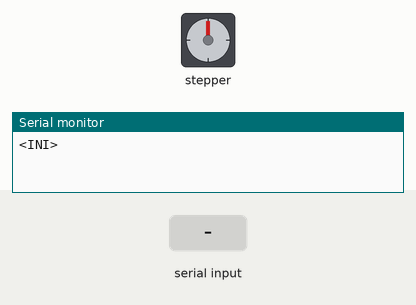
This sketch was run on a simulated Arduino Uno, built with avr-gcc and run on an emulated ATmega328P. On the bench: stepper motor, the last lines printed to the serial monitor. The inputs (shaded band) are chosen by the test bench. Stepper angles assume 200 steps per turn.

Above: at 1.2 s.
1.3 s: "<OPE>" received over Serial
At 1.45 s:
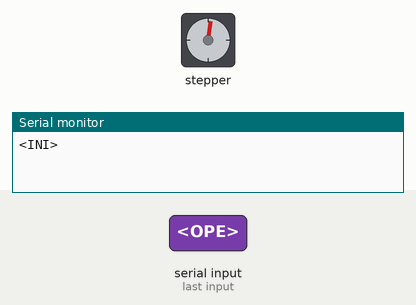
At 1.98 s:
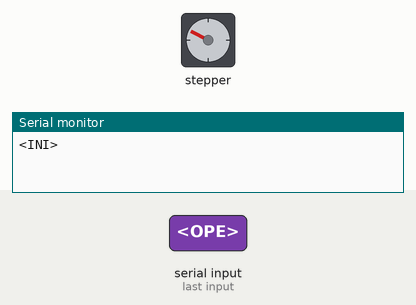
6.5 s: "<CLS>" received over Serial
At 6.65 s:
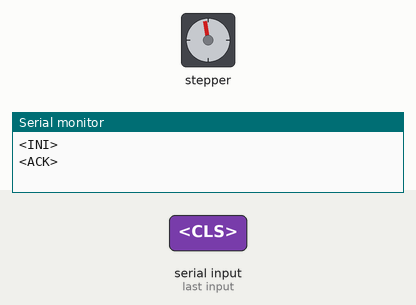
Timing chart, 0 to 9.5 s (numbered marks = the images above; inputs shaded):
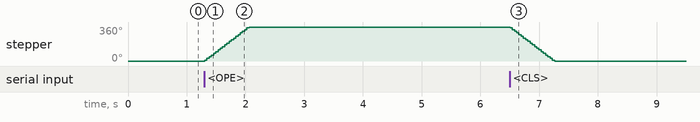

The sketch:

stepper_shutter_control.ino
```cpp
//=========================================================
// Stepper Motor Shutter Controller
// Controls a stepper-motor-based shutter via serial commands
//=========================================================

#include <Stepper.h>

//========================== Constants ==========================
const int STEPS_TO_MOVE = 200;         // Number of steps to fully open/close the shutter
const int STEPPER_SPEED_RPM = 80;      // Speed of the stepper motor in RPM

const byte BUFFER_SIZE = 40;           // Max size of input buffer
const char START_MARKER = '<';         // Start of command
const char END_MARKER = '>';           // End of command

//======================= State Variables =======================
Stepper myStepper(STEPS_TO_MOVE, 8, 10, 9, 11);  // Motor wired to pins 8, 10, 9, 11
bool shutterOpen = false;                        // Tracks shutter state

char inputBuffer[BUFFER_SIZE];           // Raw input buffer
char messageFromPC[BUFFER_SIZE] = {0};   // Parsed command message

byte bytesReceived = 0;
bool readInProgress = false;
bool newDataFromPC = false;

//===================== Timing (unused, placeholder) =====================
unsigned long curMillis;
unsigned long prevReplyToPCMillis = 0;
unsigned long replyToPCInterval = 1000;

//=========================================================
void setup() {
  Serial.begin(9600);
  myStepper.setSpeed(STEPPER_SPEED_RPM);

  shutterOpen = false;

  // Notify PC that setup is complete
  Serial.println("<INI>");
}

//=========================================================
void loop() {
  curMillis = millis();
  getDataFromPC();    // Check for incoming serial commands
  updateShutter();    // Act on commands if any
}

//=========================================================
// Reads data from the serial buffer enclosed in < and >
void getDataFromPC() {
  while (Serial.available() > 0) {
    char x = Serial.read();

    if (x == START_MARKER) {
      bytesReceived = 0;
      readInProgress = true;
    }
    else if (x == END_MARKER) {
      readInProgress = false;
      newDataFromPC = true;
      inputBuffer[bytesReceived] = '\0'; // Null-terminate string
      parseData();
    }
    else if (readInProgress && bytesReceived < BUFFER_SIZE - 1) {
      inputBuffer[bytesReceived++] = x;
    }
  }
}

//=========================================================
// Parses the inputBuffer into a command message
void parseData() {
  strcpy(messageFromPC, inputBuffer);
}

//=========================================================
// Sends an acknowledgement to the PC
void replyAck() {
  if (newDataFromPC) {
    newDataFromPC = false;
    Serial.println("<ACK>");
  }
}

// Sends current shutter status to PC
void replyShutterStatus() {
  if (newDataFromPC) {
    newDataFromPC = false;
    Serial.println(shutterOpen ? "<STO>" : "<STC>");
  }
}

// Resets the shutter state without moving the motor
void replyReset() {
  if (newDataFromPC) {
    newDataFromPC = false;
    Serial.println("<INI>");
    shutterOpen = false;
  }
}

//=========================================================
// Interprets commands and acts accordingly
void updateShutter() {
  if (newDataFromPC) {
    if (strcmp(messageFromPC, "OPE") == 0) {  // Open shutter
      if (!shutterOpen) {
        myStepper.step(STEPS_TO_MOVE);
        delay(3000); // Allow mechanical settling
      }
      shutterOpen = true;
      replyAck();
    }
    else if (strcmp(messageFromPC, "CLS") == 0) {  // Close shutter
      if (shutterOpen) {
        myStepper.step(-STEPS_TO_MOVE);
        delay(3000); // Allow mechanical settling
      }
      shutterOpen = false;
      replyAck();
    }
    else if (strcmp(messageFromPC, "STA") == 0) {  // Status
      replyShutterStatus();
    }
    else if (strcmp(messageFromPC, "RES") == 0) {  // Reset
      replyReset();
    }
  }
}
```

Measured:
- after the input at 1.3 s, stepper: turns 360° clockwise in 0.76 s, starting at once
- after the input at 6.5 s, stepper: turns 360° counter-clockwise in 0.76 s, starting at once
